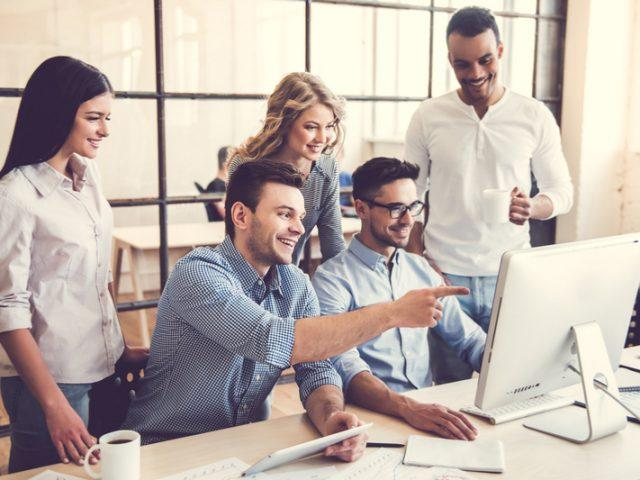
#> input picture images/people_2.jpg, 640 x 480 px
$ python recognition.py
#> lines starting #> are read from the running program, lines starting #| are printed output that depends on the picture; after the words box and inside, x2 and y2 are one past the last pixel; in counts of white or black regions, pixels touching at a corner belong together
import cv2

image = cv2.imread('images/people_2.jpg')
#> image is the input picture: shape (480, 640, 3); mean B, G, R 171.6, 178.3, 190.4
gray = cv2.cvtColor(image, cv2.COLOR_BGR2GRAY)
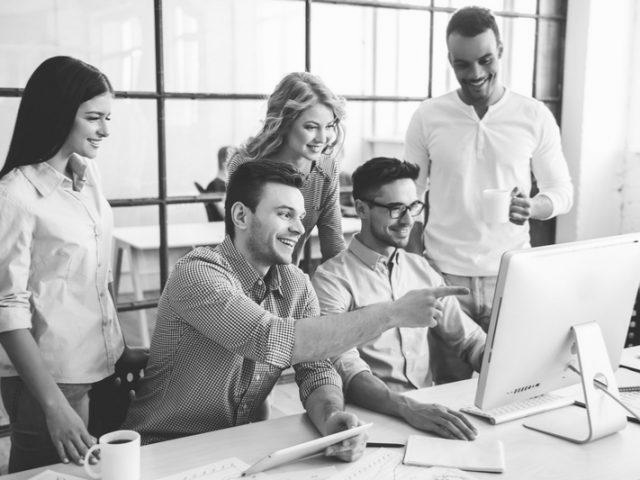
#> gray: shape (480, 640); min 19, max 254, mean 181.2

faces = cv2.CascadeClassifier('AI-learning/faces.xml') # Суть метода: вытягивает определенный файл (натренированную модель)

#scaleFactor - можем находить лица, которые в 2 раза больше, чем модель тренировала
#minNeighbors - как много объектов может быть рядом друг с другом
results = faces.detectMultiScale(gray, scaleFactor=1.2, minNeighbors=5) # Находим координаты всех найденных объектов (лиц)
#> results = [[295, 107, 52, 52], [446, 40, 57, 57], [72, 97, 57, 57], [253, 187, 71, 71]]

for (x, y, w, h) in results:
    cv2.rectangle(image, (x, y), (x + w, y + h), (0, 255, 0), thickness=3)
#> this loop made 4 passes
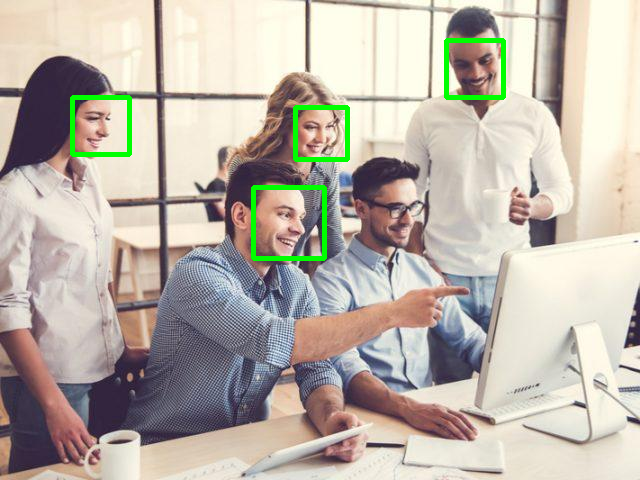
#> image: shape (480, 640, 3); 1.53% of pixels changed, all inside (x1, y1, x2, y2) = (70, 38, 506, 261)

cv2.imshow('Result', image)
cv2.waitKey(0)

$ run again, with images/people_3.jpg copied over images/people_2.jpg
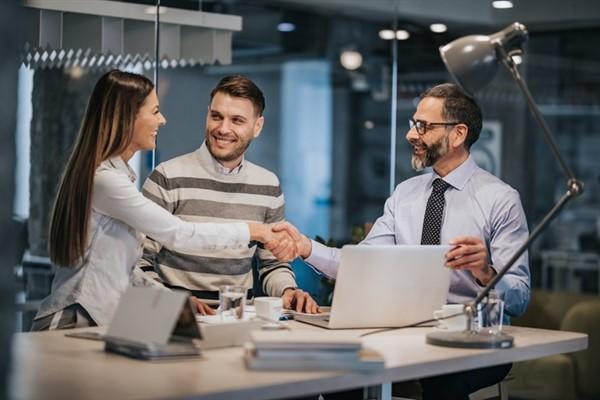
#> input picture images/people_3.jpg, 600 x 400 px
#> image is the input picture: shape (400, 600, 3); mean B, G, R 102.7, 102, 101.8
#> `gray = cv2.cvtColor(image, cv2.COLOR_BGR2GRAY)`:
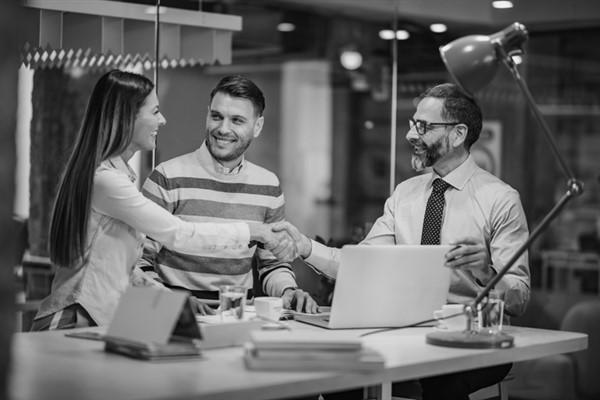
#> gray: shape (400, 600); min 0, max 248, mean 102
#> results = [[196, 96, 59, 59]]
#> the loop `for (x, y, w, h) in results:` made 1 pass
#> after the loop `for (x, y, w, h) in results:`:
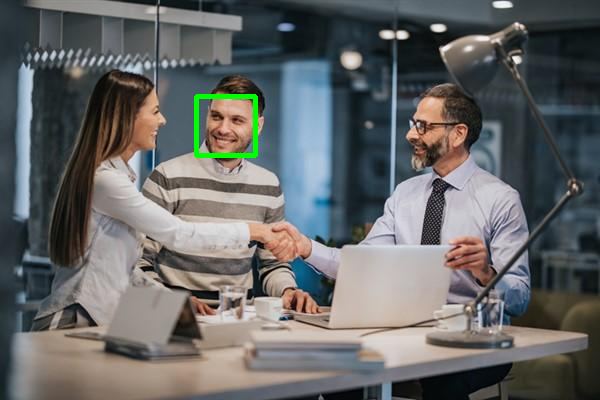
#> image: shape (400, 600, 3); 0.49% of pixels changed, all inside (x1, y1, x2, y2) = (194, 94, 258, 158)
